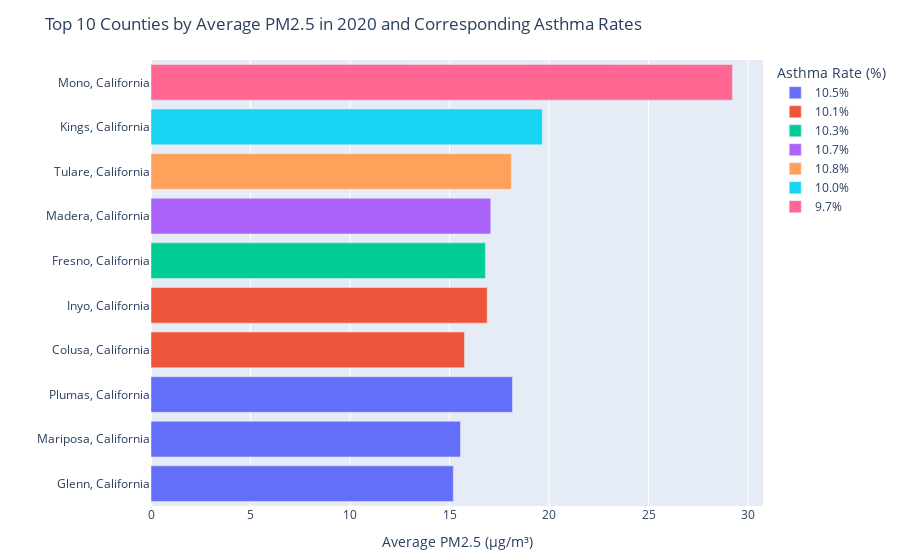

Here is the notebook cell this chart was saved with:
### Markdown cell above
Remember our question: Which California counties had the highest average PM2.5 concentration in 2020 (data is already filtered for 2020), and what were their corresponding asthma rates?

### Code cell
# Combine county and state into a single label
top10_pm25_asthma["County, State"] = top10_pm25_asthma["county"] + ", " + top10_pm25_asthma["state"]

# Sort by PM2.5 for cleaner plotting
top10_pm25_asthma = top10_pm25_asthma.sort_values("avg_pm25")

# Create horizontal bar chart
fig = px.bar(
    top10_pm25_asthma,
    x="avg_pm25",
    y="County, State",
    color="asthma_rate",
    orientation="h",
    labels={
        "avg_pm25": "Average PM2.5 (μg/m³)",
        "asthma_rate": "Asthma Rate (%)",
        "County, State": "County"
    },
    title="Top 10 Counties by Average PM2.5 in 2020 and Corresponding Asthma Rates",
    color_continuous_scale="Reds"
)

fig.update_layout(
    xaxis_title="Average PM2.5 (μg/m³)",
    yaxis_title="",
    coloraxis_colorbar=dict(title="Asthma Rate (%)"),
    margin={"l": 120, "r": 20, "t": 60, "b": 40}
)

fig.show()


# Save as html
fig.write_html("pm25_asthma_chart.html")

### Figure 1 — Plotly figure (JSON) as saved in the notebook; plotly's stock layout.template omitted (floating-point values rounded to 4 significant figures)
{"data": [{"alignmentgroup": "True", "hovertemplate": "Asthma Rate (%)=10.5%<br>Average PM2.5 (μg/m³)=%{x}<br>County=%{y}<extra></extra>", "legendgroup": "10.5%", "marker": {"color": "#636efa", "pattern": {"shape": ""}}, "name": "10.5%", "offsetgroup": "10.5%", "orientation": "h", "showlegend": true, "textposition": "auto", "type": "bar", "x": [15.19, 15.55, 18.16], "xaxis": "x", "y": ["Glenn, California", "Mariposa, California", "Plumas, California"], "yaxis": "y"}, {"alignmentgroup": "True", "hovertemplate": "Asthma Rate (%)=10.1%<br>Average PM2.5 (μg/m³)=%{x}<br>County=%{y}<extra></extra>", "legendgroup": "10.1%", "marker": {"color": "#EF553B", "pattern": {"shape": ""}}, "name": "10.1%", "offsetgroup": "10.1%", "orientation": "h", "showlegend": true, "textposition": "auto", "type": "bar", "x": [15.75, 16.89], "xaxis": "x", "y": ["Colusa, California", "Inyo, California"], "yaxis": "y"}, {"alignmentgroup": "True", "hovertemplate": "Asthma Rate (%)=10.3%<br>Average PM2.5 (μg/m³)=%{x}<br>County=%{y}<extra></extra>", "legendgroup": "10.3%", "marker": {"color": "#00cc96", "pattern": {"shape": ""}}, "name": "10.3%", "offsetgroup": "10.3%", "orientation": "h", "showlegend": true, "textposition": "auto", "type": "bar", "x": [16.8], "xaxis": "x", "y": ["Fresno, California"], "yaxis": "y"}, {"alignmentgroup": "True", "hovertemplate": "Asthma Rate (%)=10.7%<br>Average PM2.5 (μg/m³)=%{x}<br>County=%{y}<extra></extra>", "legendgroup": "10.7%", "marker": {"color": "#ab63fa", "pattern": {"shape": ""}}, "name": "10.7%", "offsetgroup": "10.7%", "orientation": "h", "showlegend": true, "textposition": "auto", "type": "bar", "x": [17.07], "xaxis": "x", "y": ["Madera, California"], "yaxis": "y"}, {"alignmentgroup": "True", "hovertemplate": "Asthma Rate (%)=10.8%<br>Average PM2.5 (μg/m³)=%{x}<br>County=%{y}<extra></extra>", "legendgroup": "10.8%", "marker": {"color": "#FFA15A", "pattern": {"shape": ""}}, "name": "10.8%", "offsetgroup": "10.8%", "orientation": "h", "showlegend": true, "textposition": "auto", "type": "bar", "x": [18.1], "xaxis": "x", "y": ["Tulare, California"], "yaxis": "y"}, {"alignmentgroup": "True", "hovertemplate": "Asthma Rate (%)=10.0%<br>Average PM2.5 (μg/m³)=%{x}<br>County=%{y}<extra></extra>", "legendgroup": "10.0%", "marker": {"color": "#19d3f3", "pattern": {"shape": ""}}, "name": "10.0%", "offsetgroup": "10.0%", "orientation": "h", "showlegend": true, "textposition": "auto", "type": "bar", "x": [19.66], "xaxis": "x", "y": ["Kings, California"], "yaxis": "y"}, {"alignmentgroup": "True", "hovertemplate": "Asthma Rate (%)=9.7%<br>Average PM2.5 (μg/m³)=%{x}<br>County=%{y}<extra></extra>", "legendgroup": "9.7%", "marker": {"color": "#FF6692", "pattern": {"shape": ""}}, "name": "9.7%", "offsetgroup": "9.7%", "orientation": "h", "showlegend": true, "textposition": "auto", "type": "bar", "x": [29.21], "xaxis": "x", "y": ["Mono, California"], "yaxis": "y"}], "layout": {"barmode": "relative", "coloraxis": {"colorbar": {"title": {"text": "Asthma Rate (%)"}}}, "legend": {"title": {"text": "Asthma Rate (%)"}, "tracegroupgap": 0}, "margin": {"b": 40, "l": 120, "r": 20, "t": 60}, "title": {"text": "Top 10 Counties by Average PM2.5 in 2020 and Corresponding Asthma Rates"}, "xaxis": {"anchor": "y", "domain": [0, 1], "title": {"text": "Average PM2.5 (μg/m³)"}}, "yaxis": {"anchor": "x", "domain": [0, 1], "title": {"text": ""}}}}
